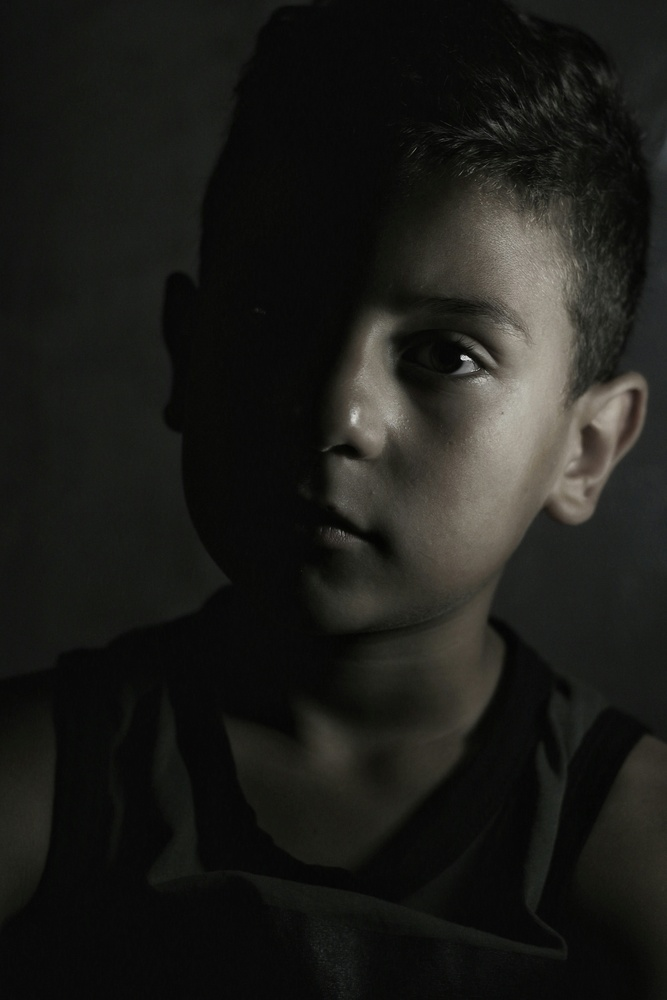
#> input picture images/human.jpg, 667 x 1000 px, shrunk from 3456 x 5184 before the run, found by its file name
$ python assignment_7.py
#> lines starting #> are read from the running program, lines starting #| are printed output that depends on the picture
import cv2
import numpy as np
import matplotlib.pyplot as plt


def histogram_equalization(image):
    hist = np.zeros(256)

    for i in image.flatten():
        hist[i] += 1
#> this loop made 667000 passes
#> i on passes 1 to 3: 16, 16, 17
#> after the loop, hist = 256 values, max 88291 at index 9, min 0 at index 185, mean 2605.5

    hist = hist / image.size
#> hist = 256 values, max 0.132 at index 9, min 0 at index 185, mean 0.00391

    cdf = np.cumsum(hist)
#> cdf = 256 values from 3e-06 to 1

    new_values = np.round(cdf * 255).astype(np.uint8)
#> new_values = 256 values from 0 to 255

    return new_values[image]
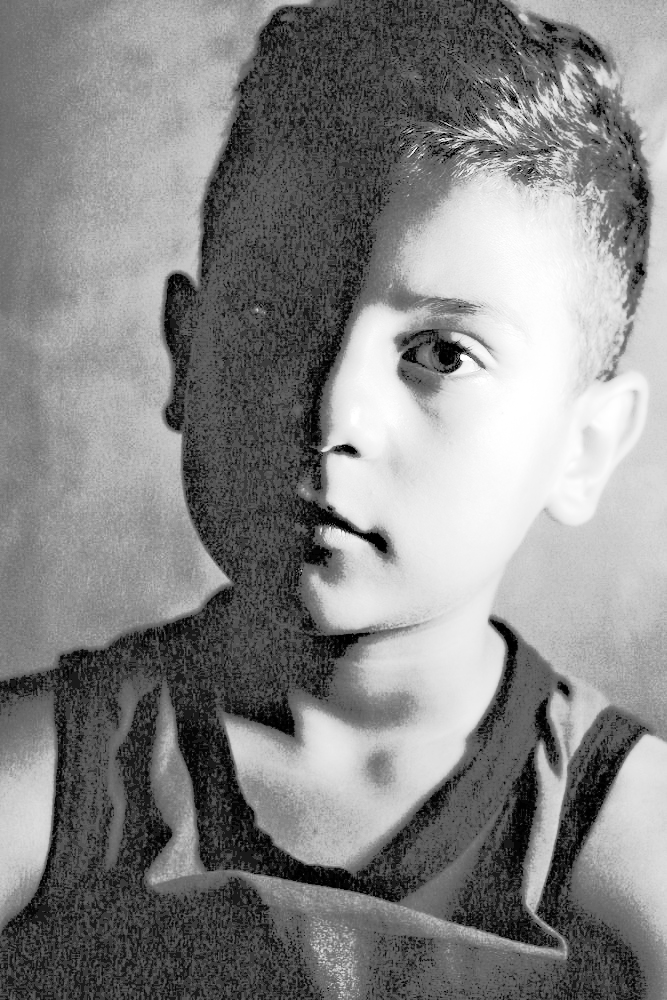
#> returned value: shape (1000, 667); min 0, max 255, mean 133.1


img = cv2.imread("images/human.jpg", cv2.IMREAD_GRAYSCALE)


custom_eq = histogram_equalization(img)


opencv_eq = cv2.equalizeHist(img)


cv2.imwrite("images/output/custom_equalized.jpg", custom_eq)
cv2.imwrite("images/output/opencv_equalized.jpg", opencv_eq)


fig, axes = plt.subplots(3, 2, figsize=(12, 12))


axes[0, 0].imshow(img, cmap="gray")
axes[0, 0].set_title("Original Image")
axes[0, 0].axis("off")


axes[0, 1].hist(img.flatten(), bins=256, range=[0, 256], color="gray")
axes[0, 1].set_title("Original Histogram")


axes[1, 0].imshow(custom_eq, cmap="gray")
axes[1, 0].set_title("Custom Equalized Image")
axes[1, 0].axis("off")


axes[1, 1].hist(custom_eq.flatten(), bins=256, range=[0, 256], color="gray")
axes[1, 1].set_title("Custom Histogram")


axes[2, 0].imshow(opencv_eq, cmap="gray")
axes[2, 0].set_title("OpenCV Equalized Image")
axes[2, 0].axis("off")


axes[2, 1].hist(opencv_eq.flatten(), bins=256, range=[0, 256], color="gray")
axes[2, 1].set_title("OpenCV Histogram")

plt.tight_layout()
# plt.savefig("images/output/comparison_figure.png")
plt.show()
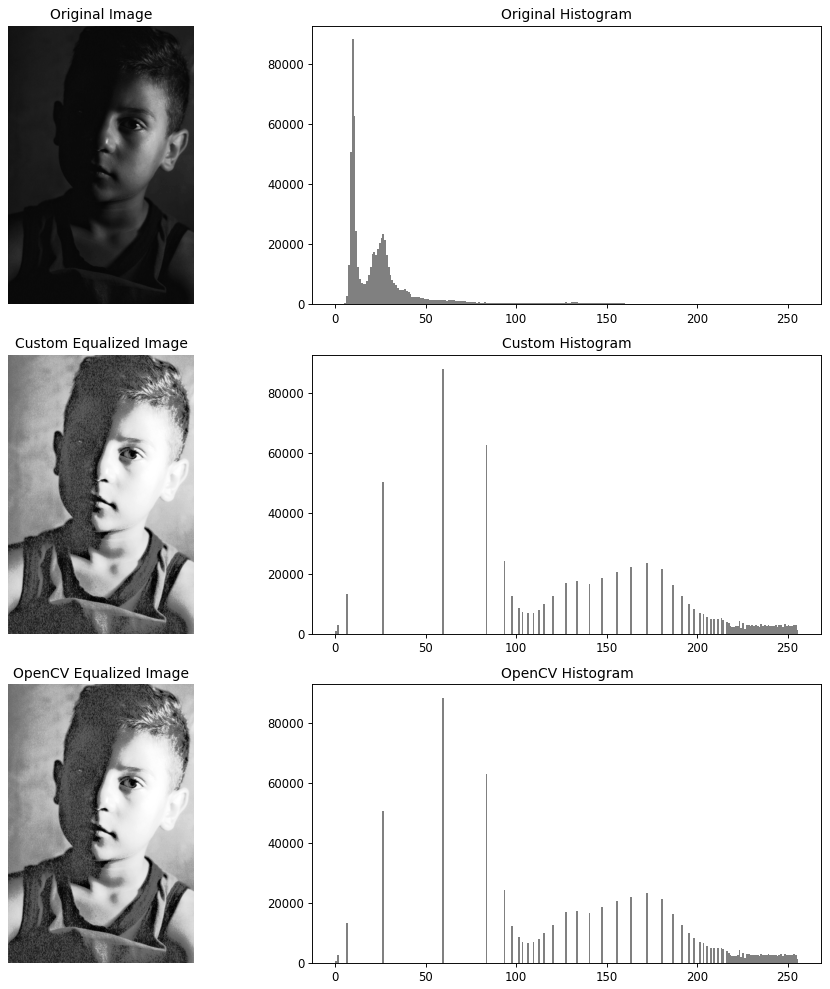
#> figure drawn by matplotlib, 6 panels; panel 2: tallest bar 88291 high, from x = 9 to 10; panel 4: tallest bar 88291 high, from x = 59 to 60; panel 6: tallest bar 88291 high, from x = 59 to 60
